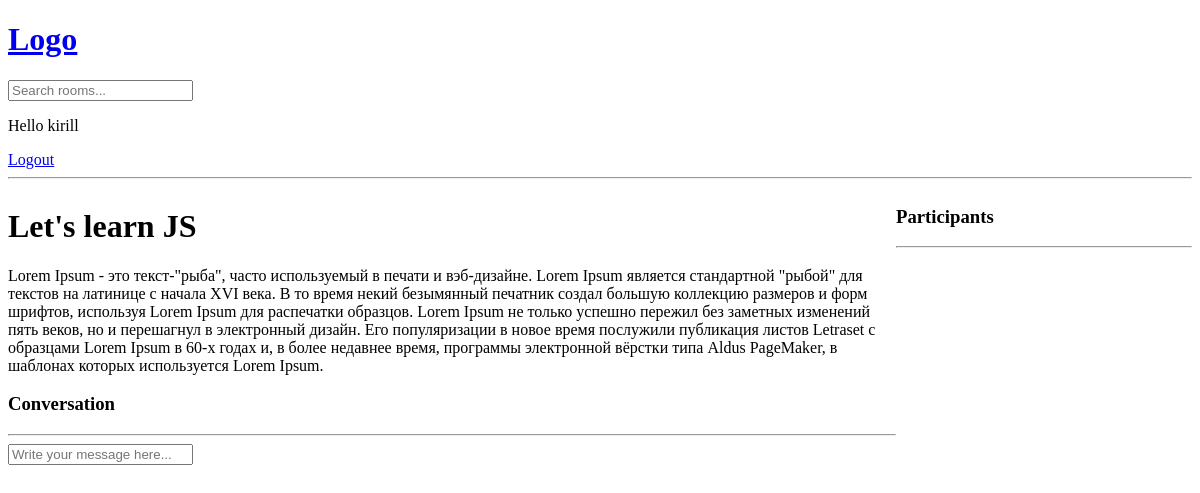
Page /room/1/ (signed in) on the earlier database version.
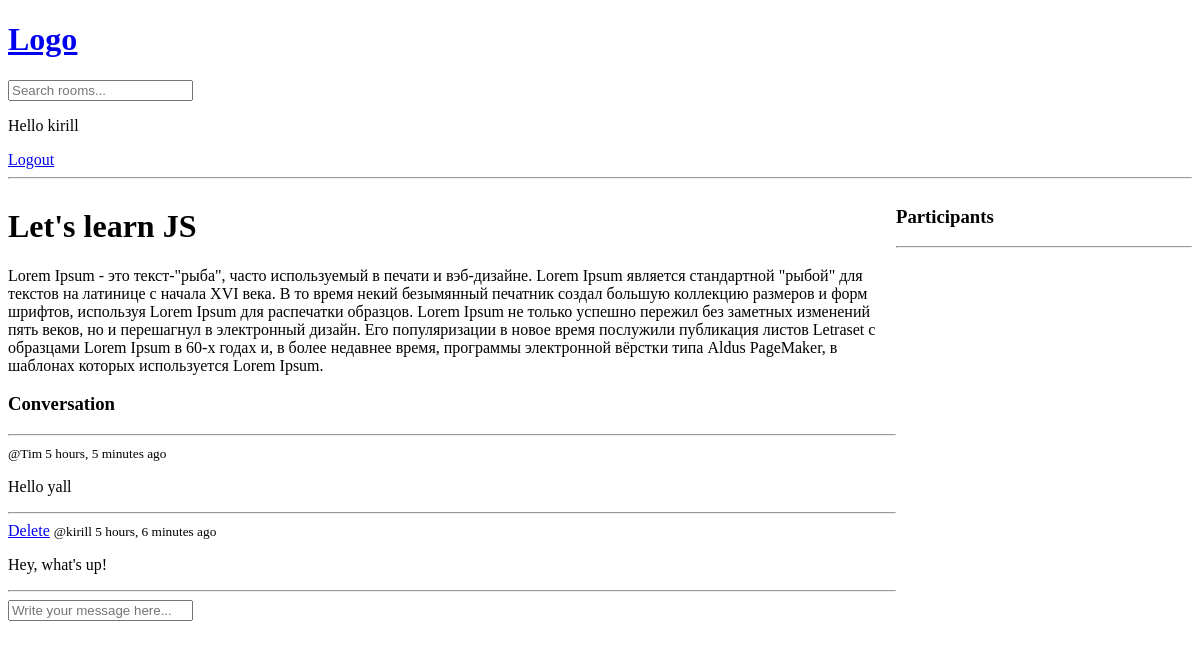
Same page on the later database version.
### base/models.py (models this page shows, shortened)
class Message(models.Model):
    user = models.ForeignKey(User, on_delete=models.CASCADE)
    room = models.ForeignKey(Room, on_delete=models.CASCADE)
    body = models.TextField()
    updated = models.DateTimeField(auto_now=True)
    created = models.DateTimeField(auto_now_add=True)

### base/views.py (the view, shortened to what this page needs)
# urls.py: path('room/<str:pk>/', views.room, name='room'),
def room(request, pk):
    room = Room.objects.get(id=pk)
    room_messages = room.message_set.all().order_by('-created')
    participants = room.participants.all()
    context = {'room': room, "room_messages": room_messages, "participants": participants}
    return render(request, "base/room.html", context)

### base/templates/base/room.html (shortened to what this page needs)
{% extends 'main.html' %}
{% block content %}
<div class="room-container">
    <div>
    <h1>{{room.name}}</h1>
    <p>{{room.description}}</p>
    <div class="comment-wrapper">
        <h3>Conversation</h3>
        <hr>
        {% for message in room_messages %}
            <div>
                {% if request.user == message.user %}
                <a href="{% url 'delete-message' message.id %}">Delete</a>
                {% endif %}
                <small>@{{message.user}}  {{message.created|timesince}} ago</small>
                <p>{{message.body}}</p>
                <hr>
            </div>
        {% endfor %}
    </div>
    {% if request.user.is_authenticated %}
    <div class="comment-form">
        <form action="" method="POST">
            <input type="text" name="body" placeholder="Write your message here...">
        </form>
    </div>
    {% endif %}
    </div>
    <div>
        <h3>Participants</h3>
        <hr>
    </div>
</div>
{% endblock %}

Differences in the rows shown:
added Message: user "Tim", created "5 hours, 5 minutes", body "Hello yall"
added Message: shows "Delete", user "kirill", created "5 hours, 6 minutes", body "Hey, what's up!"
